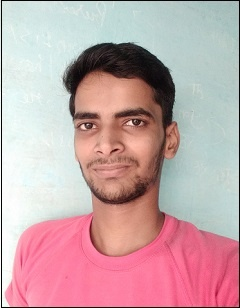
#> input picture opencv/img/img1.jpg, 240 x 308 px
$ python tut_9_rotational_image.py
#> lines starting #> are read from the running program, lines starting #| are printed output that depends on the picture
import cv2
img=cv2.imread("img/img1.jpg")
#> img is the input picture: shape (308, 240, 3); mean B, G, R 169.1, 166.2, 197.8

h,w= img.shape[:2]
#> h = 308; w = 240
rotational_matrix = cv2.getRotationMatrix2D((w/2,h/2),90,0.5)
rotational_image = cv2.warpAffine(img,rotational_matrix,(w,h))
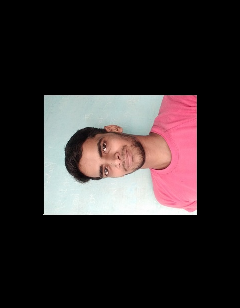
#> rotational_image: shape (308, 240, 3); mean B, G, R 42.7, 42, 49.9
cv2.imshow("rotationimg", rotational_image)

cv2.waitKey(0)
cv2.destroyAllWindows()
